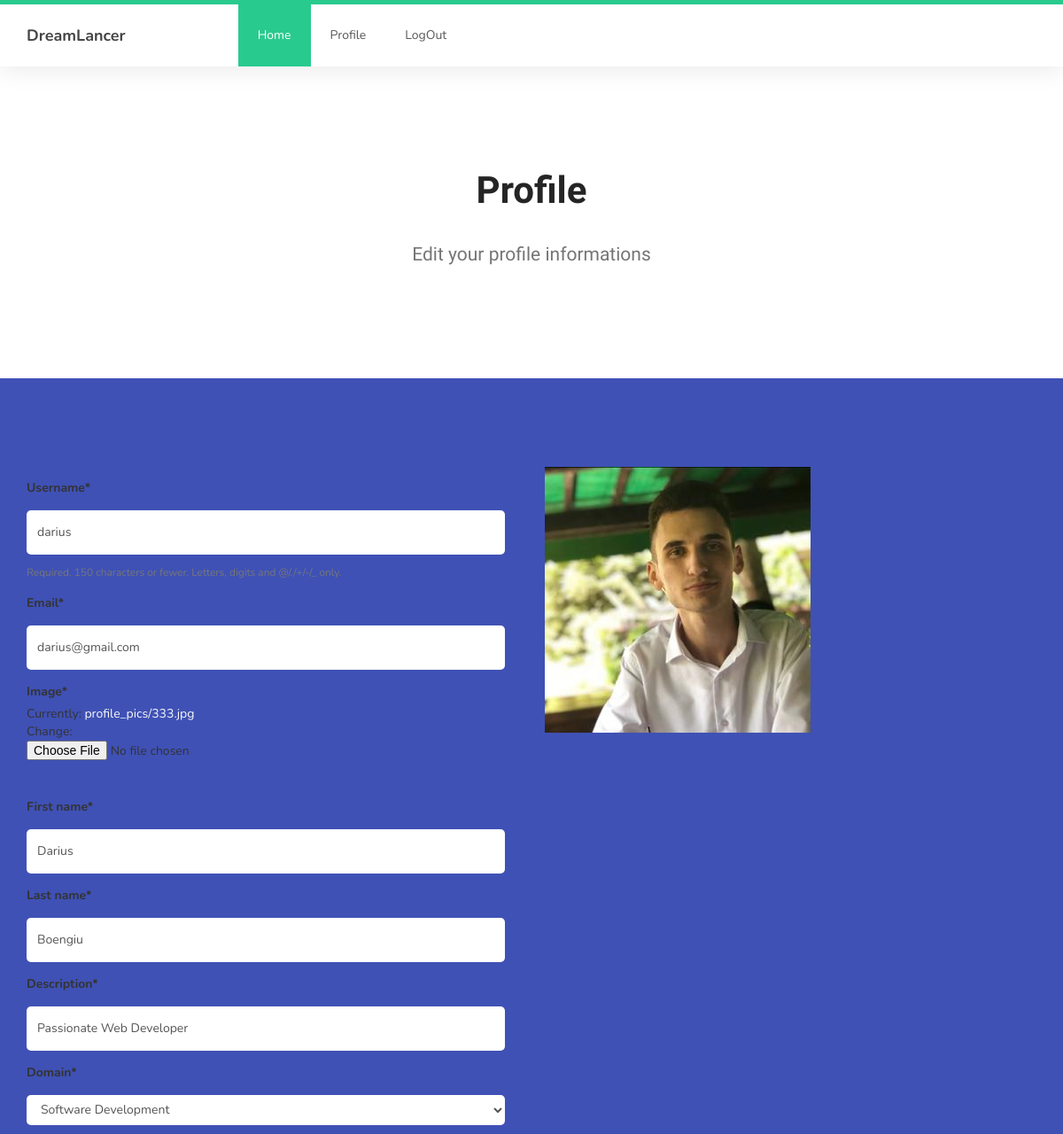
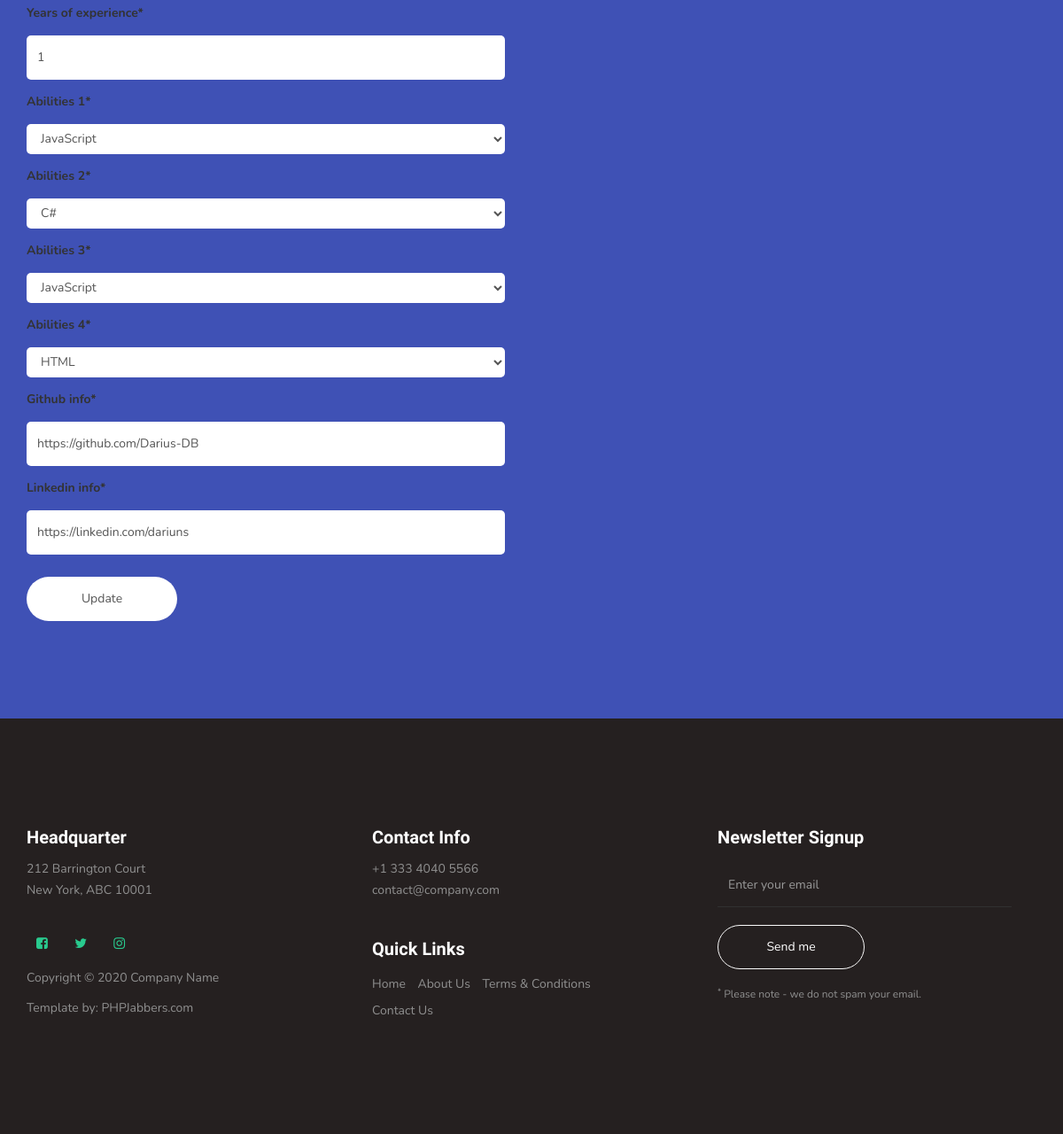
/profile/ (signed in), run on the app's committed database (2 pictures, top to bottom).
### users/models.py (models this page shows, shortened)
class Profile(models.Model):
    user = models.OneToOneField(User, on_delete=models.CASCADE)
    image = models.ImageField(default='default.jpg', upload_to='profile_pics')
    first_name = models.CharField(max_length=200, default='None')
    last_name = models.CharField(max_length=200, default='None')
    description = models.TextField(default='None')
    domain = models.CharField(max_length=200, default='None')
    years_of_experience = models.IntegerField(default=0)
    abilities_1 = models.CharField(max_length=200, default='None')
    abilities_2 = models.CharField(max_length=200, default='None')
    abilities_3 = models.CharField(max_length=200, default='None')
    abilities_4 = models.CharField(max_length=200, default='None')
    github_info = models.URLField(default='None')
    linkedin_info = models.URLField(default='None')

### users/views.py (the view)
# urls.py: path('profile/', user_views.profile, name='profile'),
@login_required
def profile(request):
    if request.method == 'POST':
        u_form = UserUpdateForm(request.POST, instance=request.user)
        p_form = ProfileUpdateForm(
            request.POST, request.FILES, instance=request.user.profile)
        if u_form.is_valid() and p_form.is_valid():
            u_form.save()
            p_form.save()
            return redirect('profile')
    else:
        u_form = UserUpdateForm(instance=request.user)
        p_form = ProfileUpdateForm(instance=request.user.profile)
    context = {
        'u_form': u_form,
        'p_form': p_form,
        'title': 'Your Profile'
    }
    return render(request, 'users/profile.html', context=context)

### users/forms.py
class UserUpdateForm(forms.ModelForm):
    email = forms.EmailField()
    class Meta:
        model = User
        fields = ['username', 'email']

class ProfileUpdateForm(forms.ModelForm):
    first_name = forms.CharField()
    last_name = forms.CharField()
    description = forms.CharField()
    domain = forms.ChoiceField(choices=domain_choices)
    years_of_experience = forms.IntegerField()
    abilities_1 = forms.ChoiceField(choices=abilities_choices)
    abilities_2 = forms.ChoiceField(choices=abilities_choices)
    abilities_3 = forms.ChoiceField(choices=abilities_choices)
    abilities_4 = forms.ChoiceField(choices=abilities_choices)
    github_info = forms.URLField()
    linkedin_info = forms.URLField()
    class Meta:
        model = Profile
        fields = [
                'image', 'first_name', 'last_name',
                  'description', 'domain', 'years_of_experience',
                  'abilities_1', 'abilities_2', 'abilities_3', 'abilities_4',
                  'github_info', 'linkedin_info'
                  ]

### users/templates/users/profile.html (shortened to what this page needs)
{% extends 'blog/base.html' %}
{% load crispy_forms_tags %}
{% block content %}
    <section>
        <div class="container">
            <div class="text-center">
                <h1>Profile</h1>
                <br>
                <p class="lead">Edit your profile informations</p>
            </div>
        </div>
    </section>
    <section id="contact">
        <div class="container">
            <div class="row">
                <div class="col-md-6 col-sm-12">
                    <form id="contact-form" role="form" action="" method="POST">
                        <div class="col-md-12 col-sm-12">
                            {{ u_form|crispy }}
                            {{ p_form|crispy }}
                        </div>
                        <div class="col-md-4 col-sm-12">
                            <input type="submit" class="form-control" name="send message" value="Update">
                        </div>
                    </form>
                </div>
                <div class="col-md-6 col-sm-12">
                    <div class="contact-image">
                        <img src="{{ user.profile.image.url }}" class="img-responsive" alt="">
                    </div>
                </div>
            </div>
        </div>
    </section>
{% endblock content %}

### blog/static/blog/css/style.css (style rules this page uses)
body { background: #ffffff; font-family: 'Nunito', sans-serif; overflow-x: hidden; padding-top: 70px; }
h1,h2,h3,h4,h5,h6 { font-family: 'Muli', sans-serif; font-weight: bold; line-height: inherit; }
h1 { color: #252525; font-size: 3em; line-height: normal; }
p { color: #757575; font-size: 14px; font-weight: normal; line-height: 24px; }
html { -webkit-font-smoothing: antialiased; }
a { color: #252525; -webkit-transition: 0.5s; transition: 0.5s; text-decoration: none !important; }
a, input, button, .form-control { -webkit-transition: 0.5s; transition: 0.5s; }
section { position: relative; padding: 100px 0; }
#contact { background: #3f51b5; }
#contact h2 > small, #contact p, #contact a { color: #f9f9f9; }
#contact-form { padding: 1em 0; }
#contact-form .col-md-12, #contact-form .col-md-4 { padding-left: 0; }
.form .form-control, #contact-form .form-control { border: 0; border-radius: 5px; box-shadow: none; margin: 10px 0; }
#contact-form input { height: 50px; }
#contact-form input[type='submit'] { border-radius: 50px; border: 1px solid transparent; }
.lead { font-family: "Muli"; font-weight: 300; line-height: 1.8; }
section, .section-background .item, .section-background .courses-thumb, .section-background .team-thumb, main > section:nth-child(even) .item, main > section:nth-child(even) .courses-thumb, main > section:nth-child(even) .team-thumb, main > section { background: #fff; }

### data on the page
Profile: first_name "Darius", last_name "Boengiu", description "Passionate Web Developer", domain "Software Development", years_of_experience "1", abilities_1 "JavaScript", abilities_2 "C#", abilities_3 "JavaScript", abilities_4 "HTML", github_info "https://github.com/Darius-DB", linkedin_info "https://linkedin.com/dariuns"
